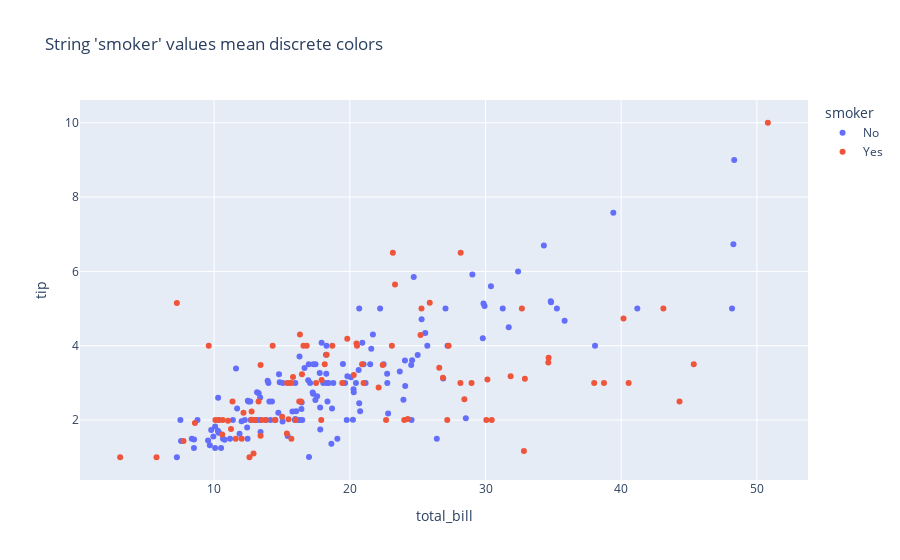

Here is the notebook cell this chart was saved with:
### Code cell
fig = px.scatter(tips, x="total_bill", y="tip", color="smoker",
                 title="String 'smoker' values mean discrete colors")
fig.show()

### Figure 1 — Plotly figure (JSON) as saved in the notebook; plotly's stock layout.template omitted (floating-point values rounded to 4 significant figures; data arrays with more than 128 entries replaced by an {"elided": "..."} marker saying what was removed)
{"data": [{"hovertemplate": "smoker=No<br>total_bill=%{x}<br>tip=%{y}<extra></extra>", "legendgroup": "No", "marker": {"color": "#636efa", "symbol": "circle"}, "mode": "markers", "name": "No", "orientation": "v", "showlegend": true, "type": "scatter", "x": {"elided": "151 float values"}, "xaxis": "x", "y": {"elided": "151 float values"}, "yaxis": "y"}, {"hovertemplate": "smoker=Yes<br>total_bill=%{x}<br>tip=%{y}<extra></extra>", "legendgroup": "Yes", "marker": {"color": "#EF553B", "symbol": "circle"}, "mode": "markers", "name": "Yes", "orientation": "v", "showlegend": true, "type": "scatter", "x": [38.01, 11.24, 20.29, 13.81, 11.02, 18.29, 3.07, 15.01, 26.86, 25.28, 17.92, 19.44, 32.68, 28.97, 5.75, 16.32, 40.17, 27.28, 12.03, 21.01, 11.35, 15.38, 44.3, 22.42, 15.36, 20.49, 25.21, 14.31, 16, 17.51, 10.59, 10.63, 50.81, 15.81, 7.25, 31.85, 16.82, 32.9, 17.89, 14.48, 9.6, 34.63, 34.65, 23.33, 45.35, 23.17, 40.55, 20.9, 30.46, 18.15, 23.1, 15.69, 19.81, 28.44, 15.48, 16.58, 10.34, 43.11, 13, 13.51, 18.71, 12.74, 13, 16.4, 20.53, 16.47, 26.59, 38.73, 24.27, 12.76, 30.06, 25.89, 13.27, 28.17, 12.9, 28.15, 11.59, 7.74, 30.14, 12.16, 13.42, 8.58, 13.42, 16.27, 10.09, 22.12, 24.01, 15.69, 15.53, 12.6, 32.83, 27.18, 22.67], "xaxis": "x", "y": [3, 1.76, 3.21, 2, 1.98, 3.76, 1, 2.09, 3.14, 5, 3.08, 3, 5, 3, 1, 4.3, 4.73, 4, 1.5, 3, 2.5, 3, 2.5, 3.48, 1.64, 4.06, 4.29, 4, 2, 3, 1.61, 2, 10, 3.16, 5.15, 3.18, 4, 3.11, 2, 2, 4, 3.55, 3.68, 5.65, 3.5, 6.5, 3, 3.5, 2, 3.5, 4, 1.5, 4.19, 2.56, 2.02, 4, 2, 5, 2, 2, 4, 2.01, 2, 2.5, 4, 3.23, 3.41, 3, 2.03, 2.23, 2, 5.16, 2.5, 6.5, 1.1, 3, 1.5, 1.44, 3.09, 2.2, 3.48, 1.92, 1.58, 2.5, 2, 2.88, 2, 3, 3, 1, 1.17, 2, 2], "yaxis": "y"}], "layout": {"legend": {"title": {"text": "smoker"}, "tracegroupgap": 0}, "title": {"text": "String 'smoker' values mean discrete colors"}, "xaxis": {"anchor": "y", "domain": [0, 1], "title": {"text": "total_bill"}}, "yaxis": {"anchor": "x", "domain": [0, 1], "title": {"text": "tip"}}}}
